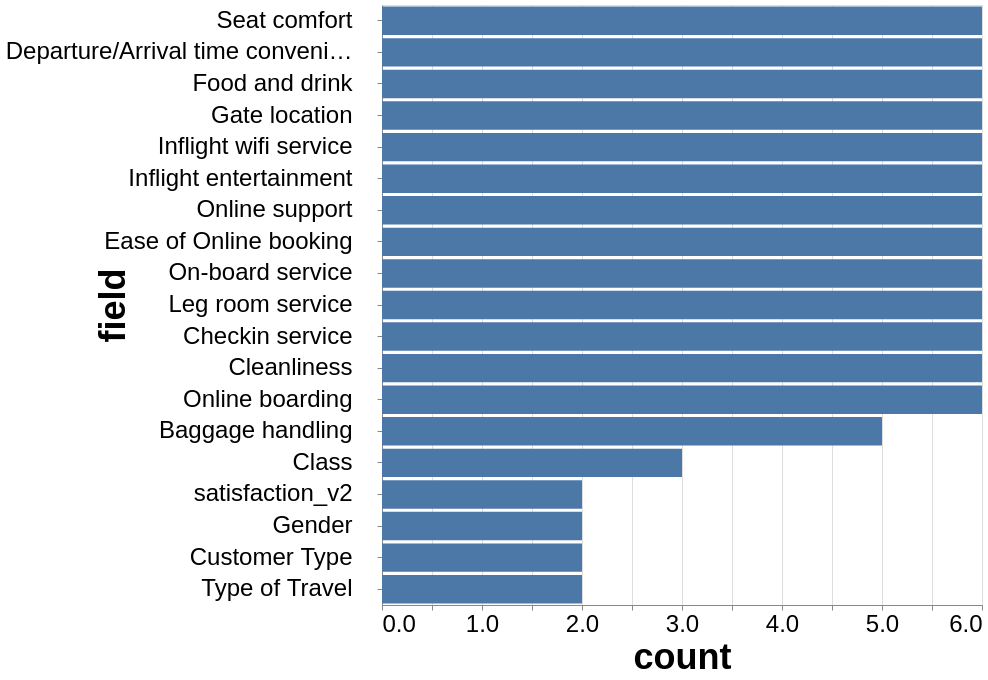

Describe this chart as a Vega-Lite specification.
### Vega-Lite specification from a JSON file in a GitHub repository (floating-point values rounded to 4 significant figures)
{"config": {"view": {}, "mark": {}, "axis": {"labelFontSize": 24, "titleFontSize": 36}}, "data": {"values": [{"field": "id", "count": 129880}, {"field": "satisfaction_v2", "count": 2}, {"field": "Gender", "count": 2}, {"field": "Customer Type", "count": 2}, {"field": "Age", "count": 75}, {"field": "Type of Travel", "count": 2}, {"field": "Class", "count": 3}, {"field": "Flight Distance", "count": 5398}, {"field": "Seat comfort", "count": 6}, {"field": "Departure/Arrival time convenient", "count": 6}, {"field": "Food and drink", "count": 6}, {"field": "Gate location", "count": 6}, {"field": "Inflight wifi service", "count": 6}, {"field": "Inflight entertainment", "count": 6}, {"field": "Online support", "count": 6}, {"field": "Ease of Online booking", "count": 6}, {"field": "On-board service", "count": 6}, {"field": "Leg room service", "count": 6}, {"field": "Baggage handling", "count": 5}, {"field": "Checkin service", "count": 6}, {"field": "Cleanliness", "count": 6}, {"field": "Online boarding", "count": 6}, {"field": "Departure Delay in Minutes", "count": 466}, {"field": "Arrival Delay in Minutes", "count": 472}]}, "mark": "bar", "encoding": {"x": {"type": "quantitative", "field": "count"}, "y": {"type": "nominal", "axis": {"labelLimit": 350, "labelPadding": 25, "titlePadding": 50}, "field": "field", "sort": {"field": "count", "order": "descending"}}}, "height": 600, "transform": [{"filter": "(datum.count < 50)"}], "width": 600, "$schema": "https://vega.github.io/schema/vega-lite/v5.json", "datasets": {"data-fd22828f7bf89e47944ade0096e1ab34": [{"field": "id", "count": 129880}, {"field": "satisfaction_v2", "count": 2}, {"field": "Gender", "count": 2}, {"field": "Customer Type", "count": 2}, {"field": "Age", "count": 75}, {"field": "Type of Travel", "count": 2}, {"field": "Class", "count": 3}, {"field": "Flight Distance", "count": 5398}, {"field": "Seat comfort", "count": 6}, {"field": "Departure/Arrival time convenient", "count": 6}, {"field": "Food and drink", "count": 6}, {"field": "Gate location", "count": 6}, {"field": "Inflight wifi service", "count": 6}, {"field": "Inflight entertainment", "count": 6}, {"field": "Online support", "count": 6}, {"field": "Ease of Online booking", "count": 6}, {"field": "On-board service", "count": 6}, {"field": "Leg room service", "count": 6}, {"field": "Baggage handling", "count": 5}, {"field": "Checkin service", "count": 6}, {"field": "Cleanliness", "count": 6}, {"field": "Online boarding", "count": 6}, {"field": "Departure Delay in Minutes", "count": 466}, {"field": "Arrival Delay in Minutes", "count": 472}]}}
